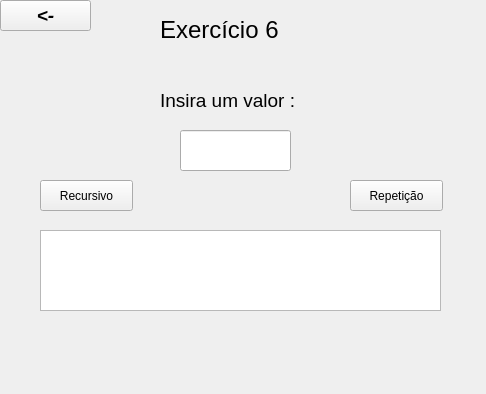
<?xml version="1.0" encoding="UTF-8"?>
<ui version="4.0">
 <class>Iexe6</class>
 <widget class="QWidget" name="Iexe6">
  <property name="geometry">
   <rect>
    <x>0</x>
    <y>0</y>
    <width>486</width>
    <height>394</height>
   </rect>
  </property>
  <property name="windowTitle">
   <string>Form</string>
  </property>
  <widget class="QPushButton" name="pushButtonrecursivo">
   <property name="geometry">
    <rect>
     <x>40</x>
     <y>180</y>
     <width>93</width>
     <height>31</height>
    </rect>
   </property>
   <property name="text">
    <string>Recursivo</string>
   </property>
  </widget>
  <widget class="QTextEdit" name="textEdit">
   <property name="geometry">
    <rect>
     <x>40</x>
     <y>230</y>
     <width>401</width>
     <height>81</height>
    </rect>
   </property>
  </widget>
  <widget class="QPushButton" name="pushButtonrepeticao">
   <property name="geometry">
    <rect>
     <x>350</x>
     <y>180</y>
     <width>93</width>
     <height>31</height>
    </rect>
   </property>
   <property name="text">
    <string>Repetição</string>
   </property>
  </widget>
  <widget class="QLineEdit" name="lineEdit">
   <property name="geometry">
    <rect>
     <x>180</x>
     <y>130</y>
     <width>111</width>
     <height>41</height>
    </rect>
   </property>
  </widget>
  <widget class="QLabel" name="label">
   <property name="geometry">
    <rect>
     <x>160</x>
     <y>80</y>
     <width>171</width>
     <height>41</height>
    </rect>
   </property>
   <property name="text">
    <string>&lt;html&gt;&lt;head/&gt;&lt;body&gt;&lt;p&gt;&lt;span style=&quot; font-size:14pt; color:#000000;&quot;&gt;Insira um valor :&lt;/span&gt;&lt;/p&gt;&lt;/body&gt;&lt;/html&gt;</string>
   </property>
  </widget>
  <widget class="QLabel" name="label_2">
   <property name="geometry">
    <rect>
     <x>160</x>
     <y>10</y>
     <width>151</width>
     <height>41</height>
    </rect>
   </property>
   <property name="text">
    <string>&lt;html&gt;&lt;head/&gt;&lt;body&gt;&lt;p&gt;&lt;span style=&quot; font-size:18pt; color:#000000;&quot;&gt;Exercício 6&lt;/span&gt;&lt;/p&gt;&lt;/body&gt;&lt;/html&gt;</string>
   </property>
  </widget>
  <widget class="QLabel" name="label_3">
   <property name="geometry">
    <rect>
     <x>-10</x>
     <y>-10</y>
     <width>501</width>
     <height>411</height>
    </rect>
   </property>
   <property name="text">
    <string/>
   </property>
   <property name="pixmap">
    <pixmap>../fundop5.jpg</pixmap>
   </property>
   <property name="scaledContents">
    <bool>true</bool>
   </property>
  </widget>
  <widget class="QPushButton" name="pushButtonVoltar">
   <property name="geometry">
    <rect>
     <x>0</x>
     <y>0</y>
     <width>91</width>
     <height>31</height>
    </rect>
   </property>
   <property name="font">
    <font>
     <pointsize>14</pointsize>
     <italic>true</italic>
     <bold>true</bold>
    </font>
   </property>
   <property name="text">
    <string>&lt;-</string>
   </property>
  </widget>
  <zorder>label_3</zorder>
  <zorder>pushButtonrecursivo</zorder>
  <zorder>textEdit</zorder>
  <zorder>pushButtonrepeticao</zorder>
  <zorder>lineEdit</zorder>
  <zorder>label</zorder>
  <zorder>label_2</zorder>
  <zorder>pushButtonVoltar</zorder>
 </widget>
 <resources/>
 <connections/>
</ui>
